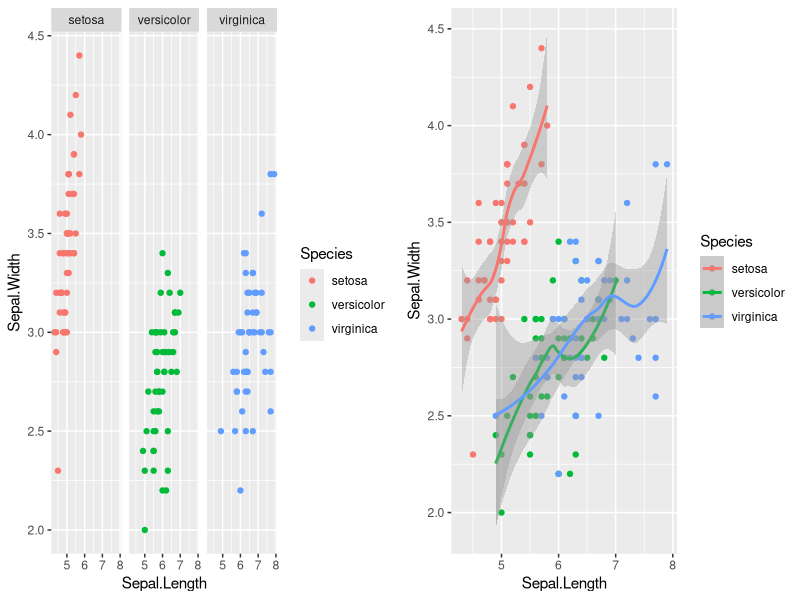

Source code (R):
## ---- chunk 1
library(ggplot2)
require(gridExtra)
plot1 <- ggplot(data=iris,aes(Sepal.Length,Sepal.Width,color=Species))+geom_point()+facet_grid(.~Species)
plot2 <- ggplot(data=iris,aes(Sepal.Length,Sepal.Width,color=Species))+geom_point()+geom_smooth()
grid.arrange(plot1, plot2, ncol=2)
